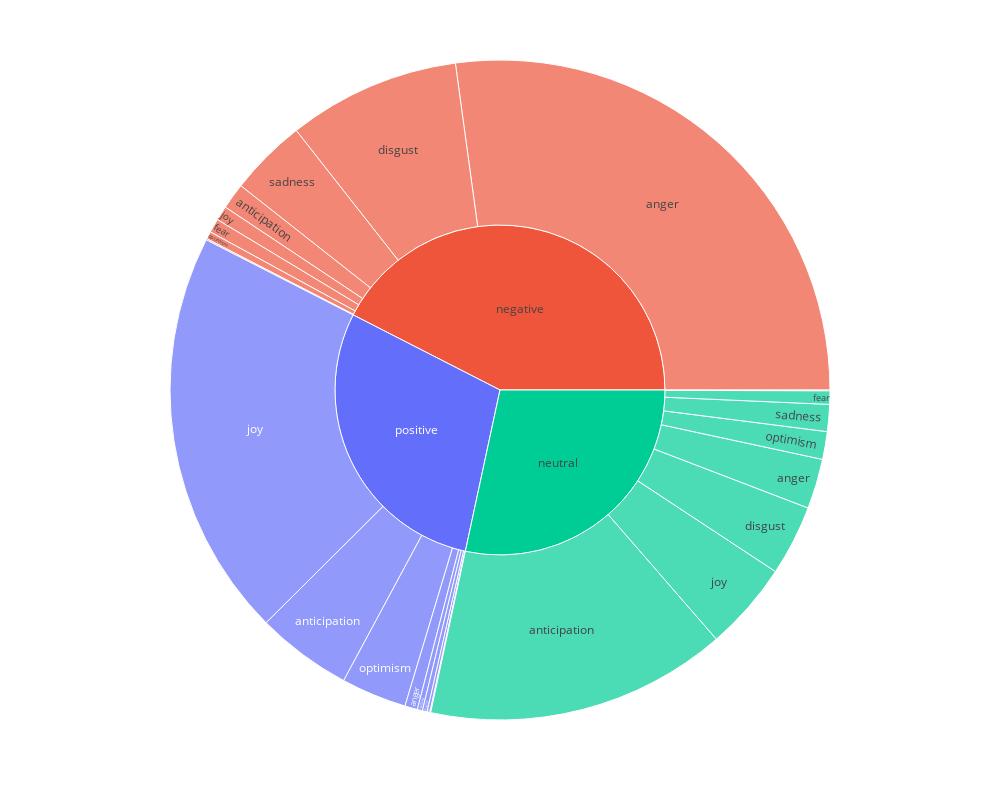

Source (notebook cell):
### Code cell
fig = px.sunburst(df, path=['sentiment', 'emotion'],width=1000,height=800,color='sentiment')
fig.show()

### Figure 1 — Plotly figure (JSON) as saved in the notebook; plotly's stock layout.template omitted (floating-point values rounded to 4 significant figures)
{"data": [{"branchvalues": "total", "customdata": [["positive"], ["negative"], ["positive"], ["negative"], ["neutral"], ["positive"], ["positive"], ["positive"], ["negative"], ["negative"], ["neutral"], ["negative"], ["neutral"], ["negative"], ["negative"], ["negative"], ["neutral"], ["neutral"], ["neutral"], ["positive"], ["positive"], ["neutral"], ["positive"], ["neutral"], ["neutral"], ["positive"], ["negative"]], "domain": {"x": [0, 1], "y": [0, 1]}, "hovertemplate": "labels=%{label}<br>count=%{value}<br>parent=%{parent}<br>id=%{id}<br>sentiment=%{customdata[0]}<extra></extra>", "ids": ["positive", "negative", "positive/surprise", "negative/anticipation", "neutral/surprise", "positive/anticipation", "positive/sadness", "positive/optimism", "negative/surprise", "negative/sadness", "neutral/optimism", "negative/optimism", "neutral", "negative/anger", "negative/fear", "negative/disgust", "neutral/anticipation", "neutral/anger", "neutral/joy", "positive/joy", "positive/fear", "neutral/fear", "positive/disgust", "neutral/sadness", "neutral/disgust", "positive/anger", "negative/joy"], "labels": ["positive", "negative", "surprise", "anticipation", "surprise", "anticipation", "sadness", "optimism", "surprise", "sadness", "optimism", "optimism", "neutral", "anger", "fear", "disgust", "anticipation", "anger", "joy", "joy", "fear", "fear", "disgust", "sadness", "disgust", "anger", "joy"], "marker": {"colors": ["#636efa", "#EF553B", "#636efa", "#EF553B", "#00cc96", "#636efa", "#636efa", "#636efa", "#EF553B", "#EF553B", "#00cc96", "#EF553B", "#00cc96", "#EF553B", "#EF553B", "#EF553B", "#00cc96", "#00cc96", "#00cc96", "#636efa", "#636efa", "#00cc96", "#636efa", "#00cc96", "#00cc96", "#636efa", "#EF553B"]}, "name": "", "parents": ["", "", "positive", "negative", "neutral", "positive", "positive", "positive", "negative", "negative", "neutral", "negative", "", "negative", "negative", "negative", "neutral", "neutral", "neutral", "positive", "positive", "neutral", "positive", "neutral", "neutral", "positive", "negative"], "type": "sunburst", "values": [7201, 10493, 10, 315, 9, 1157, 62, 792, 15, 935, 336, 91, 7008, 6709, 169, 2083, 3644, 604, 1073, 4936, 33, 163, 58, 326, 853, 153, 176]}], "layout": {"height": 800, "legend": {"tracegroupgap": 0}, "margin": {"t": 60}, "width": 1000}}
